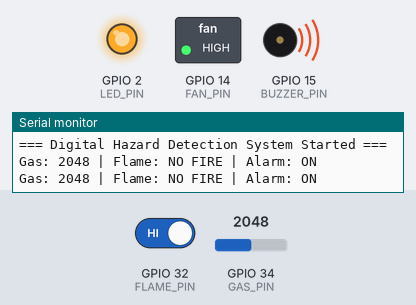
Simulated run of this sketch. Board: ESP32. Shown: switched loads named in the sketch (green lamp = pin HIGH), output pins drawn as LEDs (lit = HIGH), buzzer (waves = sounding, pin HIGH), the last lines printed to the serial monitor. The test bench sets the inputs (shaded band); at power-on: GPIO 34 (GAS_PIN) = 2048, GPIO 32 (FLAME_PIN) HIGH.

Above: at 2.2 s.
2.3 s: GPIO 34 (GAS_PIN) set to 1067
4.2 s: GPIO 34 (GAS_PIN) set to 966
At 6.4 s:
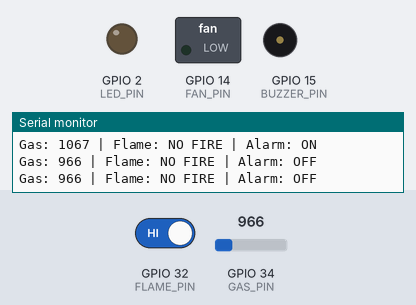
7.5 s: GPIO 32 (FLAME_PIN) driven LOW
At 8.7 s:
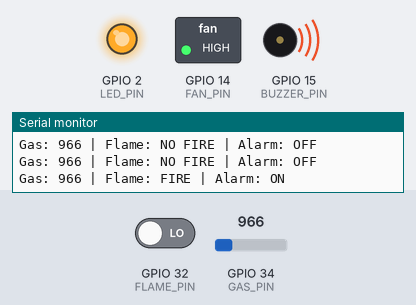
10.5 s: GPIO 32 (FLAME_PIN) driven HIGH
At 12.2 s:
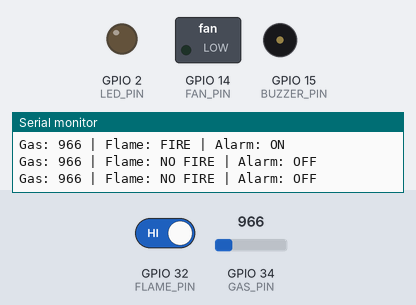
12.5 s: GPIO 34 (GAS_PIN) set to 1040
At 13.8 s:
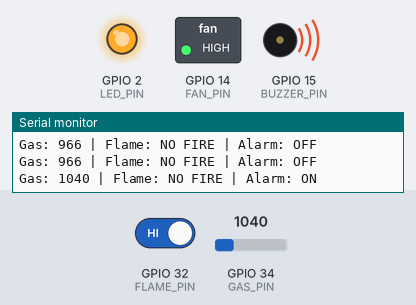
Timing chart, 0 to 15.5 s (numbered marks = the images above; inputs shaded):
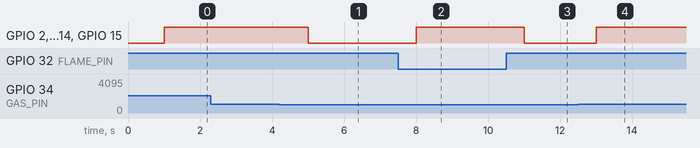

Measured:
- the behaviour switches between 1001 and 1000 on GPIO 34 (GAS_PIN) (found by bisection; images 0 and 1)
- after the input at 4.2 s, GPIO 2 (LED_PIN), GPIO 14 (FAN_PIN), GPIO 15 (BUZZER_PIN): HIGH → LOW after 0.80 s
- after the input at 7.5 s, GPIO 2 (LED_PIN), GPIO 14 (FAN_PIN), GPIO 15 (BUZZER_PIN): LOW → HIGH after 0.50 s
- after the input at 10.5 s, GPIO 2 (LED_PIN), GPIO 14 (FAN_PIN), GPIO 15 (BUZZER_PIN): HIGH → LOW after 0.51 s
- after the input at 12.5 s, GPIO 2 (LED_PIN), GPIO 14 (FAN_PIN), GPIO 15 (BUZZER_PIN): LOW → HIGH after 0.51 s

The sketch:

Digital_Hazard_Detection.ino.ino
```cpp
// ESP32 Digital Hazard Detection System
// Components: MQ-2 Gas Sensor, Flame Sensor, Buzzer, LED, Fan

#define GAS_PIN 34        // MQ-2 analog pin
#define FLAME_PIN 32      // Flame sensor digital pin
#define BUZZER_PIN 15     // Buzzer pin
#define LED_PIN 2         // LED pin (built-in ESP32)
#define FAN_PIN 14        // Fan pin

#define GAS_THRESHOLD 1000 // Change based on your environment

void setup() {
  Serial.begin(115200);
  delay(1000);

  pinMode(GAS_PIN, INPUT);
  pinMode(FLAME_PIN, INPUT);
  pinMode(BUZZER_PIN, OUTPUT);
  pinMode(LED_PIN, OUTPUT);
  pinMode(FAN_PIN, OUTPUT);

  // Turn OFF all devices initially
  digitalWrite(BUZZER_PIN, LOW);
  digitalWrite(LED_PIN, LOW);
  digitalWrite(FAN_PIN, LOW);

  Serial.println("=== Digital Hazard Detection System Started ===");
}

void loop() {

  // Read sensor values
  int gasValue = analogRead(GAS_PIN);
  int flameValue = digitalRead(FLAME_PIN);  // LOW = Fire detected

  bool gasDetected = (gasValue > GAS_THRESHOLD);
  bool flameDetected = (flameValue == LOW);

  // Hazard detection
  bool hazardDetected = gasDetected || flameDetected;

  // Turn ON only when hazard exists
  if (hazardDetected) {
    digitalWrite(BUZZER_PIN, HIGH);
    digitalWrite(LED_PIN, HIGH);
    digitalWrite(FAN_PIN, HIGH);
  } else {
    digitalWrite(BUZZER_PIN, LOW);
    digitalWrite(LED_PIN, LOW);
    digitalWrite(FAN_PIN, LOW);
  }

  // Serial Output
  Serial.print("Gas: ");
  Serial.print(gasValue);

  Serial.print(" | Flame: ");
  Serial.print(flameDetected ? "FIRE" : "NO FIRE");

  Serial.print(" | Alarm: ");
  Serial.println(hazardDetected ? "ON" : "OFF");

  delay(1000);
}
```
